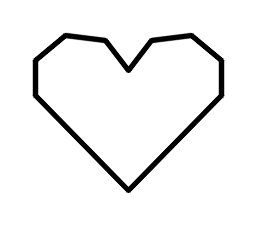
#> input picture src/vla_writing/data/test_images/heart.png, 260 x 240 px
$ python -i image_parser.py   (imports and definitions only)
#> lines starting #> are read from the running program, lines starting #| are printed output that depends on the picture; after the words box and inside, x2 and y2 are one past the last pixel; in counts of white or black regions, pixels touching at a corner belong together
### src/vla_writing/vla_writing/data_types.py
"""Data structures shared by the text, image and motion pipelines.

The parsers in :mod:`vla_writing` deliberately do not depend on ROS.  Keeping
the intermediate representation small makes it possible to unit test the
trajectory generation on a machine without Gazebo/MoveIt installed and also
gives the ROS1 and ROS2 parts of the project a stable interface.

Coordinates in a :class:`Point2D` are *paper logical coordinates*: ``u``
increases to the right and ``v`` increases downwards.  Values are normally in
metres after layout (font and image parsers may use normalised 0..1 values
until then).
"""

from __future__ import annotations

from dataclasses import dataclass, field
from typing import Any, Dict, Iterable, List, Mapping, Optional, Sequence, Tuple, Union


Number = Union[int, float]
PointLike = Union["Point2D", Sequence[Number], Mapping[str, Number]]


@dataclass
class Point2D:
    """A point in the paper's two-dimensional logical coordinate system."""

    u: float
    v: float

    def __post_init__(self) -> None:
        self.u = float(self.u)
        self.v = float(self.v)

    def as_tuple(self) -> Tuple[float, float]:
        return (self.u, self.v)

    def copy(self) -> "Point2D":
        return Point2D(self.u, self.v)

    def __iter__(self):
        yield self.u
        yield self.v

    def __add__(self, other: PointLike) -> "Point2D":
        p = coerce_point(other)
        return Point2D(self.u + p.u, self.v + p.v)

    def __sub__(self, other: PointLike) -> "Point2D":
        p = coerce_point(other)
        return Point2D(self.u - p.u, self.v - p.v)

    # [6 lines left out: function scaled, not called in this run]


@dataclass
class Stroke:
    """One continuous pen-down polyline.

    ``closed`` is a hint used by the image parser.  The points are not
    implicitly closed; callers that need a closing segment should append the
    first point explicitly.  ``metadata`` is intentionally free-form so a
    renderer can preserve source information without changing this interface.
    """

    points: List[Point2D] = field(default_factory=list)
    closed: bool = False
    metadata: Dict[str, Any] = field(default_factory=dict)

    def __post_init__(self) -> None:
        # Permit a JSON-style stroke record (``{"points": [...]}``) in
        # addition to a bare point sequence.
        if isinstance(self.points, Mapping):
            self.points = self.points.get("points", [])  # type: ignore[assignment]
        self.points = [coerce_point(p) for p in self.points]

    def copy(self) -> "Stroke":
        return Stroke([p.copy() for p in self.points], self.closed, dict(self.metadata))

    def is_empty(self) -> bool:
        return len(self.points) == 0

    def __len__(self) -> int:
        return len(self.points)


@dataclass
class Glyph:
    """A character/image symbol represented by one or more local strokes.

    ``width`` and ``height`` are local advance dimensions.  Font glyphs use
    values around 1.0, while a parser may provide a different aspect ratio;
    :class:`LayoutEngine` scales them to the configured physical size.
    """

    symbol: str
    strokes: List[Stroke] = field(default_factory=list)
    width: float = 1.0
    height: float = 1.0
    metadata: Dict[str, Any] = field(default_factory=dict)

    # [25 lines left out: functions __post_init__, supported, copy, not called in this run]


def coerce_point(value: PointLike) -> Point2D:
    """Convert common point representations to :class:`Point2D`.

    Accepted forms are ``Point2D``, ``(u, v)``/``[u, v]`` and mappings with
    either ``u``/``v`` or ``x``/``y`` keys.  A clear ``ValueError`` is raised
    for malformed input so parser errors are easy to diagnose.
    """

    if isinstance(value, Point2D):
        return value.copy()
    if isinstance(value, Mapping):
        if "u" in value and "v" in value:
            return Point2D(value["u"], value["v"])
        if "x" in value and "y" in value:
            return Point2D(value["x"], value["y"])
        raise ValueError("point mapping must contain u/v or x/y")
    if isinstance(value, Sequence) and not isinstance(value, (str, bytes)):
        if len(value) < 2:
            raise ValueError("point sequence must contain at least two values")
        return Point2D(value[0], value[1])
    raise ValueError("unsupported point representation: {!r}".format(value))


def coerce_stroke(value: Union[Stroke, Iterable[PointLike]]) -> Stroke:
    if isinstance(value, Stroke):
        return value.copy()
    if isinstance(value, Mapping):
        return Stroke(value.get("points", []), bool(value.get("closed", False)), dict(value.get("metadata", {})))
    return Stroke([coerce_point(p) for p in value])


# [4 lines left out: function clone_strokes, not called in this run]


__all__ = [
    "Point2D",
    "Stroke",
    "Glyph",
    "PointLike",
    "coerce_point",
    "coerce_stroke",
    "clone_strokes",
]

### src/vla_writing/vla_writing/image_parser.py
"""OpenCV line-art to :class:`~vla_writing.data_types.Stroke` conversion.

The parser intentionally performs classical image processing only: grayscale,
threshold/Canny, contour extraction, Douglas--Peucker simplification and
polyline resampling.  It is deterministic, has no network/model dependency,
and works equally well in a ROS node or in an offline unit test.
"""

from __future__ import annotations

import logging
import math
import os
from typing import Any, Iterable, List, Optional, Sequence, Tuple, Union

try:  # OpenCV is available in the Noetic desktop image, but keep imports lazy.
    import cv2  # type: ignore
except Exception:  # pragma: no cover - exercised only on minimal CI images
    cv2 = None

try:
    import numpy as np  # type: ignore
except Exception:  # pragma: no cover
    np = None

from .data_types import Glyph, Point2D, Stroke, coerce_point, coerce_stroke


LOG = logging.getLogger(__name__)
ArrayLike = Any


class ImageParser:
    """Extract and normalise contours from a black/white line drawing.

    Parameters mirror ``config/writing.yaml`` from the project specification.
    ``generate_strokes`` returns points normalised to a unit square; use
    :meth:`fit_to_box` when a caller wants physical paper coordinates directly.
    """

    def __init__(
        self,
        min_contour_length: float = 30.0,
        simplify_epsilon_ratio: float = 0.003,
        min_contour_area: float = 4.0,
        resample_spacing: Optional[float] = None,
        threshold: int = 0,
        use_canny: bool = False,
        blur_kernel: int = 3,
        invert: bool = True,
        retrieval_mode: Optional[int] = None,
    ):
        self.min_contour_length = float(min_contour_length)
        self.simplify_epsilon_ratio = float(simplify_epsilon_ratio)
        self.min_contour_area = float(min_contour_area)
        self.resample_spacing = None if resample_spacing is None else float(resample_spacing)
        self.threshold = int(threshold)
        self.use_canny = bool(use_canny)
        self.blur_kernel = max(1, int(blur_kernel) | 1)
        self.invert = bool(invert)
        # Thick black line art produces an inner and outer contour.  External
        # contours give one clean pen path by default; callers drawing filled
        # or multi-level artwork can request RETR_LIST/RETR_TREE explicitly.
        self.retrieval_mode = retrieval_mode

    @staticmethod
    def _require_cv() -> None:
        if cv2 is None or np is None:
            raise ImportError("ImageParser requires python3-opencv and numpy")

    def load_image(self, path_or_image: Union[str, os.PathLike, ArrayLike]) -> ArrayLike:
        """Load an image path or copy an already loaded numpy image."""

        self._require_cv()
        if isinstance(path_or_image, (str, bytes, os.PathLike)):
            image = cv2.imread(os.fspath(path_or_image), cv2.IMREAD_UNCHANGED)
            if image is None:
                raise IOError("Unable to read image: {}".format(path_or_image))
            return image
        if not hasattr(path_or_image, "shape"):
            raise TypeError("image must be a path or a numpy array")
        return np.array(path_or_image, copy=True)

    def preprocess(self, image: ArrayLike) -> ArrayLike:
        """Return a binary image in which foreground lines are 255."""

        self._require_cv()
        arr = image
        if len(arr.shape) == 3:
            if arr.shape[2] == 4:
                arr = cv2.cvtColor(arr, cv2.COLOR_BGRA2GRAY)
            else:
                arr = cv2.cvtColor(arr, cv2.COLOR_BGR2GRAY)
        elif len(arr.shape) != 2:
            raise ValueError("image must have 2-D grayscale or 3-D BGR(A) shape")
        arr = np.asarray(arr, dtype=np.uint8)
        if self.blur_kernel > 1:
            arr = cv2.GaussianBlur(arr, (self.blur_kernel, self.blur_kernel), 0)
        if self.use_canny:
            # Let Canny derive sensible thresholds from image contrast.
            med = float(np.median(arr))
            low = int(max(0.0, 0.66 * med))
            high = int(min(255.0, max(low + 1, 1.33 * med)))
            binary = cv2.Canny(arr, low, high)
            return binary
        threshold = self.threshold
        if threshold <= 0:
            mode = cv2.THRESH_BINARY_INV if self.invert else cv2.THRESH_BINARY
            _, binary = cv2.threshold(arr, 0, 255, mode | cv2.THRESH_OTSU)
        else:
            mode = cv2.THRESH_BINARY_INV if self.invert else cv2.THRESH_BINARY
            _, binary = cv2.threshold(arr, threshold, 255, mode)
        return binary

    def extract_contours(self, image_or_binary: ArrayLike) -> List[ArrayLike]:
        """Extract candidate contours and filter tiny/noisy ones."""

        self._require_cv()
        arr = np.asarray(image_or_binary)
        if arr.dtype == np.bool_:
            arr = arr.astype(np.uint8) * 255
        if len(arr.shape) == 3 or (len(arr.shape) == 2 and arr.dtype != np.uint8):
            arr = self.preprocess(arr)
        elif len(arr.shape) == 2:
            # If this looks like a greyscale photograph rather than a binary
            # mask, preprocessing gives much better contours.
            unique = np.unique(arr)
            if len(unique) > 2:
                arr = self.preprocess(arr)
        mode = cv2.RETR_EXTERNAL if self.retrieval_mode is None else int(self.retrieval_mode)
        found = cv2.findContours(arr, mode, cv2.CHAIN_APPROX_NONE)
        contours = found[0] if len(found) == 2 else found[1]
        result: List[ArrayLike] = []
        for contour in contours:
            if contour is None or len(contour) < 2:
                continue
            length = float(cv2.arcLength(contour, False))
            closed_length = float(cv2.arcLength(contour, True))
            length = max(length, closed_length)
            if length < self.min_contour_length:
                continue
            area = abs(float(cv2.contourArea(contour)))
            # Open strokes often have near-zero area; retain them based on
            # length while removing isolated specks.
            if area < self.min_contour_area and length < 2.0 * self.min_contour_length:
                continue
            result.append(contour)
        return result

    def simplify_contours(self, contours: Iterable[ArrayLike]) -> List[ArrayLike]:
        self._require_cv()
        simplified: List[ArrayLike] = []
        for contour in contours:
            if contour is None or len(contour) < 2:
                continue
            perimeter = float(cv2.arcLength(contour, True))
            epsilon = max(1e-6, self.simplify_epsilon_ratio * perimeter)
            approx = cv2.approxPolyDP(contour, epsilon, True)
            if approx is not None and len(approx) >= 2:
                simplified.append(approx)
        return simplified

    @staticmethod
    def _contour_points(contour: ArrayLike) -> List[Point2D]:
        if contour is None:
            return []
        arr = np.asarray(contour) if np is not None else contour
        points: List[Point2D] = []
        try:
            for item in arr.reshape((-1, 2)):
                p = Point2D(float(item[0]), float(item[1]))
                if not points or abs(points[-1].u - p.u) > 1e-9 or abs(points[-1].v - p.v) > 1e-9:
                    points.append(p)
        except Exception:
            for item in contour:
                try:
                    points.append(Point2D(float(item[0][0]), float(item[0][1])))
                except Exception:
                    continue
        return points

    @staticmethod
    def _distance(a: Point2D, b: Point2D) -> float:
        return math.hypot(a.u - b.u, a.v - b.v)

    @classmethod
    def _resample_polyline(cls, points: Sequence[Point2D], spacing: Optional[float]) -> List[Point2D]:
        if len(points) <= 1 or spacing is None or spacing <= 0:
            return [p.copy() for p in points]
        output = [points[0].copy()]
        for start, end in zip(points[:-1], points[1:]):
            dx = end.u - start.u
            dy = end.v - start.v
            distance = math.hypot(dx, dy)
            if distance <= 1e-12:
                continue
            count = max(1, int(math.ceil(distance / spacing)))
            for idx in range(1, count + 1):
                t = float(idx) / float(count)
                p = Point2D(start.u + t * dx, start.v + t * dy)
                if cls._distance(output[-1], p) > 1e-10:
                    output.append(p)
        return output

    @classmethod
    def optimize_order(
        cls,
        contours: Iterable[ArrayLike],
        start_point: Optional[Union[Point2D, Sequence[float]]] = None,
    ) -> List[List[Point2D]]:
        """Order contours by nearest-neighbour travel, reversing when useful."""

        pending = [cls._contour_points(c) for c in contours]
        pending = [c for c in pending if len(c) >= 2]
        ordered: List[List[Point2D]] = []
        current: Optional[Point2D] = None if start_point is None else coerce_point(start_point)
        while pending:
            if current is None:
                index = 0
                reverse = False
            else:
                best = float("inf")
                index = 0
                reverse = False
                for idx, contour in enumerate(pending):
                    d_start = cls._distance(current, contour[0])
                    d_end = cls._distance(current, contour[-1])
                    if d_start < best:
                        best, index, reverse = d_start, idx, False
                    if d_end < best:
                        best, index, reverse = d_end, idx, True
            contour = pending.pop(index)
            if reverse:
                contour.reverse()
            ordered.append(contour)
            current = contour[-1]
        return ordered

    @staticmethod
    def normalize_strokes(strokes: Iterable[Stroke], padding: float = 0.0) -> List[Stroke]:
        """Map stroke coordinates to a unit square while preserving aspect."""

        source = [coerce_stroke(s) for s in strokes]
        source = [s for s in source if len(s.points) >= 2]
        if not source:
            return []
        points = [p for stroke in source for p in stroke.points]
        min_u = min(p.u for p in points)
        max_u = max(p.u for p in points)
        min_v = min(p.v for p in points)
        max_v = max(p.v for p in points)
        span_u = max(max_u - min_u, 1e-12)
        span_v = max(max_v - min_v, 1e-12)
        pad = max(0.0, min(0.49, float(padding)))
        scale = (1.0 - 2.0 * pad) / max(span_u, span_v)
        # Center the shorter dimension rather than stretching the drawing.
        used_u = span_u * scale
        used_v = span_v * scale
        offset_u = pad + 0.5 * ((1.0 - 2.0 * pad) - used_u)
        offset_v = pad + 0.5 * ((1.0 - 2.0 * pad) - used_v)
        result: List[Stroke] = []
        for stroke in source:
            result.append(
                Stroke(
                    [Point2D((p.u - min_u) * scale + offset_u, (p.v - min_v) * scale + offset_v) for p in stroke.points],
                    stroke.closed,
                    dict(stroke.metadata),
                )
            )
        return result

    # [20 lines left out: function fit_to_box, not called in this run]

    def generate_strokes(
        self,
        path_or_image: Union[str, os.PathLike, ArrayLike],
        normalize: bool = True,
        padding: float = 0.02,
        close_contours: bool = True,
    ) -> List[Stroke]:
        """Run the complete image-to-strokes pipeline."""

        image = self.load_image(path_or_image)
#> in load_image, image is the input picture: shape (240, 260); min 0, max 255, mean 242.7
        binary = self.preprocess(image)
#> in preprocess, `arr = cv2.GaussianBlur(arr, (self.blur_kernel, self.blur_kernel), 0)`:
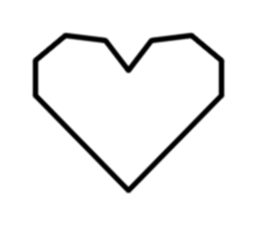
#> arr: shape (240, 260); min 0, max 255, mean 242.7
#> in preprocess, `_, binary = cv2.threshold(arr, 0, 255, mode | cv2.THRESH_OTSU)`:
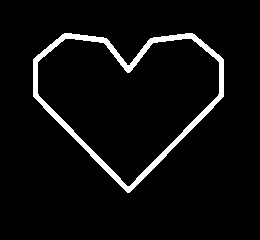
#> binary: shape (240, 260); 4.9% white; 1 white region
        contours = self.extract_contours(binary)
#> in extract_contours, `unique = np.unique(arr)`: unique = [0, 255]
#> in extract_contours, `found = cv2.findContours(arr, mode, cv2.CHAIN_APPROX_NONE)`: found = 1 contour; box (x1, y1, x2, y2) and area: (33, 33, 224, 193) 19442
#> in extract_contours, `contours = found[0] if len(found) == 2 else found[1]`: contours has the same summary as found
#> the loop in extract_contours, `for contour in contours:` made 1 pass
#> (length, closed_length, area) on pass 1: (591, 591, 19442)
#> after the loop in extract_contours, `for contour in contours:`: result has the same summary as found
#> contours has the same summary as found in extract_contours
        contours = self.simplify_contours(contours)
#> the loop in simplify_contours, `for contour in contours:` made 1 pass
#> (perimeter, epsilon) on pass 1: (591, 1.77)
#> after the loop in simplify_contours, `for contour in contours:`: simplified = 1 contour; box (x1, y1, x2, y2) and area: (33, 33, 224, 193) 19284
#> contours has the same summary as simplified in simplify_contours
        ordered = self.optimize_order(contours)
#> in optimize_order, `pending = [cls._contour_points(c) for c in contours]`: pending = 1 item
#> the loop in optimize_order, `while pending:` made 1 pass
#> ordered = 1 item
        strokes: List[Stroke] = []
        for points in ordered:
            if close_contours and len(points) >= 3:
                if self._distance(points[0], points[-1]) > 1e-9:
                    points = points + [points[0].copy()]
                closed = True
            else:
                closed = False
            # If ``normalize`` is requested, resample after mapping to the
            # unit square.  This makes the config's 0.002 value mean roughly
            # 2 mm of the eventual paper, rather than 0.002 source pixels
            # (which would create hundreds of thousands of points).
            raw_spacing = None if normalize else self.resample_spacing
            points = self._resample_polyline(points, raw_spacing)
            if len(points) >= 2:
                strokes.append(Stroke(points, closed, {"source": "opencv_contour"}))
#> this loop made 1 pass
#> closed on pass 1: True
#> after the loop, strokes = 1 item
        if not normalize:
            return strokes
        normal = self.normalize_strokes(strokes, padding=padding)
#> in normalize_strokes, `points = [p for stroke in source for p in stroke.points]`: points = 12 items
#> in normalize_strokes, `min_u = min(p.u for p in points)`: min_u = 33
#> in normalize_strokes, `max_u = max(p.u for p in points)`: max_u = 223
#> in normalize_strokes, `min_v = min(p.v for p in points)`: min_v = 33
#> in normalize_strokes, `max_v = max(p.v for p in points)`: max_v = 192
#> in normalize_strokes, `span_u = max(max_u - min_u, 1e-12)`: span_u = 190
#> in normalize_strokes, `span_v = max(max_v - min_v, 1e-12)`: span_v = 159
#> in normalize_strokes, `scale = (1.0 - 2.0 * pad) / max(span_u, span_v)`: scale = 0.00505
#> in normalize_strokes, `used_u = span_u * scale`: used_u = 0.96
#> in normalize_strokes, `used_v = span_v * scale`: used_v = 0.803
#> in normalize_strokes, `offset_u = pad + 0.5 * ((1.0 - 2.0 * pad) - used_u)`: offset_u = 0.02
#> in normalize_strokes, `offset_v = pad + 0.5 * ((1.0 - 2.0 * pad) - used_v)`: offset_v = 0.0983
#> the loop in normalize_strokes, `for stroke in source:` made 1 pass
#> after the loop in normalize_strokes, `for stroke in source:`: result = 1 item
#> normal = 1 item
        if self.resample_spacing is None or self.resample_spacing <= 0:
            return normal
        return [
            Stroke(
                self._resample_polyline(stroke.points, self.resample_spacing),
                stroke.closed,
                dict(stroke.metadata),
            )
            for stroke in normal
        ]

    # [10 lines left out: function image_to_glyph, not called in this run]


__all__ = ["ImageParser"]

>>> result = ImageParser().generate_strokes('../data/test_images/heart.png')
#> result = 1 item

$ run again, on src/vla_writing/data/test_images/star.png
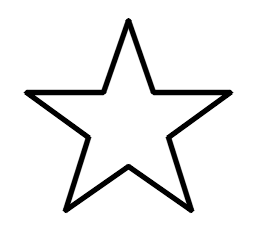
#> input picture src/vla_writing/data/test_images/star.png, 260 x 240 px
#> in load_image, image is the input picture: shape (240, 260); min 0, max 255, mean 238.5
#> in preprocess, `arr = cv2.GaussianBlur(arr, (self.blur_kernel, self.blur_kernel), 0)`:
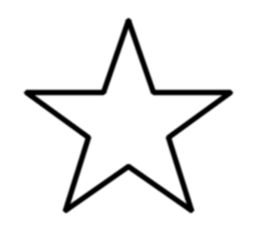
#> arr: shape (240, 260); min 0, max 255, mean 238.5
#> in preprocess, `_, binary = cv2.threshold(arr, 0, 255, mode | cv2.THRESH_OTSU)`:
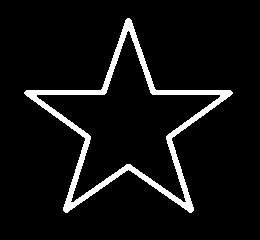
#> binary: shape (240, 260); 6.6% white; 1 white region
#> unique = [0, 255]
#> found = 1 contour; box (x1, y1, x2, y2) and area: (24, 18, 233, 213) 14693
#> in extract_contours, `contours = found[0] if len(found) == 2 else found[1]`: contours has the same summary as found
#> the loop in extract_contours, `for contour in contours:` made 1 pass
#> (length, closed_length, area) on pass 1: (812.8, 812.8, 14693)
#> after the loop in extract_contours, `for contour in contours:`: result has the same summary as found
#> in generate_strokes, `contours = self.extract_contours(binary)`: contours has the same summary as found in extract_contours
#> the loop in simplify_contours, `for contour in contours:` made 1 pass
#> (perimeter, epsilon) on pass 1: (812.8, 2.44)
#> after the loop in simplify_contours, `for contour in contours:`: simplified = 1 contour; box (x1, y1, x2, y2) and area: (24, 18, 233, 213) 14644
#> in generate_strokes, `contours = self.simplify_contours(contours)`: contours has the same summary as simplified in simplify_contours
#> pending = 1 item
#> the loop in optimize_order, `while pending:` made 1 pass
#> the loop in generate_strokes, `for points in ordered:` made 1 pass
#> closed on pass 1: True
#> in normalize_strokes, `points = [p for stroke in source for p in stroke.points]`: points = 15 items
#> min_u = 24
#> max_u = 232
#> min_v = 18
#> max_v = 212
#> span_u = 208
#> span_v = 194
#> scale = 0.00462
#> used_u = 0.96
#> used_v = 0.895
#> offset_u = 0.02
#> offset_v = 0.0523
#> the loop in normalize_strokes, `for stroke in source:` made 1 pass
#> after the loop in normalize_strokes, `for stroke in source:`: result = 1 item
